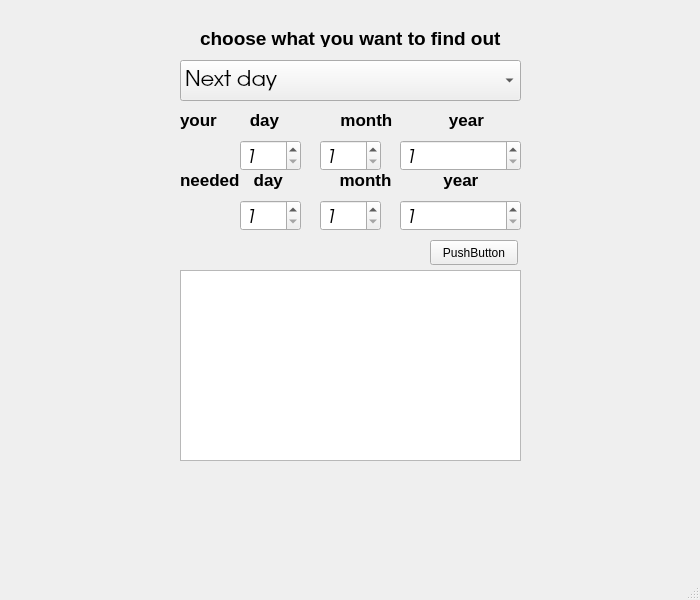
<?xml version="1.0" encoding="UTF-8"?>
<ui version="4.0">
 <class>MainWindow</class>
 <widget class="QMainWindow" name="MainWindow">
  <property name="geometry">
   <rect>
    <x>0</x>
    <y>0</y>
    <width>700</width>
    <height>600</height>
   </rect>
  </property>
  <property name="minimumSize">
   <size>
    <width>700</width>
    <height>600</height>
   </size>
  </property>
  <property name="maximumSize">
   <size>
    <width>700</width>
    <height>600</height>
   </size>
  </property>
  <property name="windowTitle">
   <string>MainWindow</string>
  </property>
  <widget class="QWidget" name="centralwidget">
   <widget class="QComboBox" name="comboBox">
    <property name="geometry">
     <rect>
      <x>180</x>
      <y>60</y>
      <width>341</width>
      <height>41</height>
     </rect>
    </property>
    <property name="font">
     <font>
      <family>URW Gothic</family>
      <pointsize>16</pointsize>
     </font>
    </property>
    <item>
     <property name="text">
      <string>Next day</string>
     </property>
    </item>
    <item>
     <property name="text">
      <string>Previous Day</string>
     </property>
    </item>
    <item>
     <property name="text">
      <string>Is leap</string>
     </property>
    </item>
    <item>
     <property name="text">
      <string>The number of the week</string>
     </property>
    </item>
    <item>
     <property name="text">
      <string>How many dayes till your birthday</string>
     </property>
    </item>
    <item>
     <property name="text">
      <string>Duration</string>
     </property>
    </item>
   </widget>
   <widget class="QSpinBox" name="spinBox">
    <property name="geometry">
     <rect>
      <x>240</x>
      <y>140</y>
      <width>61</width>
      <height>31</height>
     </rect>
    </property>
    <property name="font">
     <font>
      <family>URW Gothic</family>
      <pointsize>14</pointsize>
      <italic>true</italic>
     </font>
    </property>
    <property name="minimum">
     <number>1</number>
    </property>
    <property name="maximum">
     <number>31</number>
    </property>
   </widget>
   <widget class="QSpinBox" name="spinBox_2">
    <property name="geometry">
     <rect>
      <x>320</x>
      <y>140</y>
      <width>61</width>
      <height>31</height>
     </rect>
    </property>
    <property name="font">
     <font>
      <family>URW Gothic</family>
      <pointsize>14</pointsize>
      <italic>true</italic>
     </font>
    </property>
    <property name="minimum">
     <number>1</number>
    </property>
    <property name="maximum">
     <number>12</number>
    </property>
   </widget>
   <widget class="QSpinBox" name="spinBox_3">
    <property name="geometry">
     <rect>
      <x>400</x>
      <y>140</y>
      <width>121</width>
      <height>31</height>
     </rect>
    </property>
    <property name="font">
     <font>
      <family>URW Gothic</family>
      <pointsize>14</pointsize>
      <italic>true</italic>
     </font>
    </property>
    <property name="minimum">
     <number>1</number>
    </property>
    <property name="maximum">
     <number>999999999</number>
    </property>
   </widget>
   <widget class="QSpinBox" name="spinBox_4">
    <property name="geometry">
     <rect>
      <x>240</x>
      <y>200</y>
      <width>61</width>
      <height>31</height>
     </rect>
    </property>
    <property name="font">
     <font>
      <family>URW Gothic</family>
      <pointsize>14</pointsize>
      <italic>true</italic>
     </font>
    </property>
    <property name="minimum">
     <number>1</number>
    </property>
    <property name="maximum">
     <number>31</number>
    </property>
   </widget>
   <widget class="QSpinBox" name="spinBox_5">
    <property name="geometry">
     <rect>
      <x>320</x>
      <y>200</y>
      <width>61</width>
      <height>31</height>
     </rect>
    </property>
    <property name="font">
     <font>
      <family>URW Gothic</family>
      <pointsize>14</pointsize>
      <italic>true</italic>
     </font>
    </property>
    <property name="minimum">
     <number>1</number>
    </property>
    <property name="maximum">
     <number>12</number>
    </property>
   </widget>
   <widget class="QSpinBox" name="spinBox_6">
    <property name="geometry">
     <rect>
      <x>400</x>
      <y>200</y>
      <width>121</width>
      <height>31</height>
     </rect>
    </property>
    <property name="font">
     <font>
      <family>URW Gothic</family>
      <pointsize>14</pointsize>
      <italic>true</italic>
     </font>
    </property>
    <property name="minimum">
     <number>1</number>
    </property>
    <property name="maximum">
     <number>999999999</number>
    </property>
   </widget>
   <widget class="QLabel" name="label">
    <property name="geometry">
     <rect>
      <x>180</x>
      <y>110</y>
      <width>341</width>
      <height>20</height>
     </rect>
    </property>
    <property name="font">
     <font>
      <pointsize>13</pointsize>
      <bold>true</bold>
     </font>
    </property>
    <property name="text">
     <string>your       day             month            year</string>
    </property>
   </widget>
   <widget class="QLabel" name="label_2">
    <property name="geometry">
     <rect>
      <x>180</x>
      <y>170</y>
      <width>341</width>
      <height>20</height>
     </rect>
    </property>
    <property name="font">
     <font>
      <pointsize>13</pointsize>
      <bold>true</bold>
     </font>
    </property>
    <property name="text">
     <string>needed   day            month           year</string>
    </property>
   </widget>
   <widget class="QTextBrowser" name="textBrowser">
    <property name="geometry">
     <rect>
      <x>180</x>
      <y>270</y>
      <width>341</width>
      <height>191</height>
     </rect>
    </property>
    <property name="font">
     <font>
      <family>URW Gothic</family>
      <pointsize>18</pointsize>
      <italic>true</italic>
     </font>
    </property>
   </widget>
   <widget class="QLabel" name="label_3">
    <property name="geometry">
     <rect>
      <x>200</x>
      <y>30</y>
      <width>341</width>
      <height>17</height>
     </rect>
    </property>
    <property name="font">
     <font>
      <pointsize>14</pointsize>
      <bold>true</bold>
     </font>
    </property>
    <property name="text">
     <string>choose what you want to find out</string>
    </property>
   </widget>
   <widget class="QPushButton" name="pushButton">
    <property name="geometry">
     <rect>
      <x>430</x>
      <y>240</y>
      <width>88</width>
      <height>25</height>
     </rect>
    </property>
    <property name="text">
     <string>PushButton</string>
    </property>
   </widget>
  </widget>
  <widget class="QMenuBar" name="menubar">
   <property name="geometry">
    <rect>
     <x>0</x>
     <y>0</y>
     <width>700</width>
     <height>22</height>
    </rect>
   </property>
  </widget>
  <widget class="QStatusBar" name="statusbar"/>
 </widget>
 <resources/>
 <connections/>
</ui>
